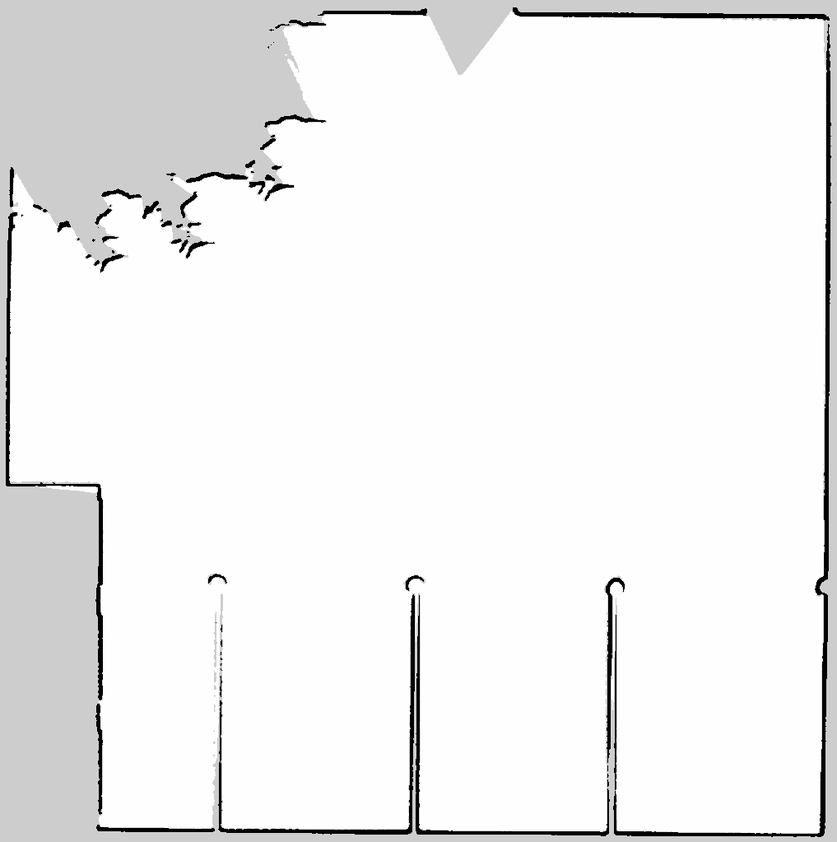
#> input picture map_fusion/resource/test_python/lslidar_cartographer_map.png, 837 x 842 px, shrunk from 1017 x 1023 before the run
$ python orb_test.py lslidar_cartographer_map.png
#> lines starting #> are read from the running program, lines starting #| are printed output that depends on the picture
#!/usr/bin/env python
# -*- coding: utf-8 -*-
# author：lowkeyway time:11/13/2019

import sys
import cv2 as cv
import numpy as np

def main_func(argv):
    # 读取图像
    imgLidarMap = cv.imread("lslidar_cartographer_map.png")
#> imgLidarMap is the input picture: shape (842, 837, 3); min 0, max 255, mean 239.8
    imgDepthMap = cv.imread("depthimage_cartorgrapher_map.png")
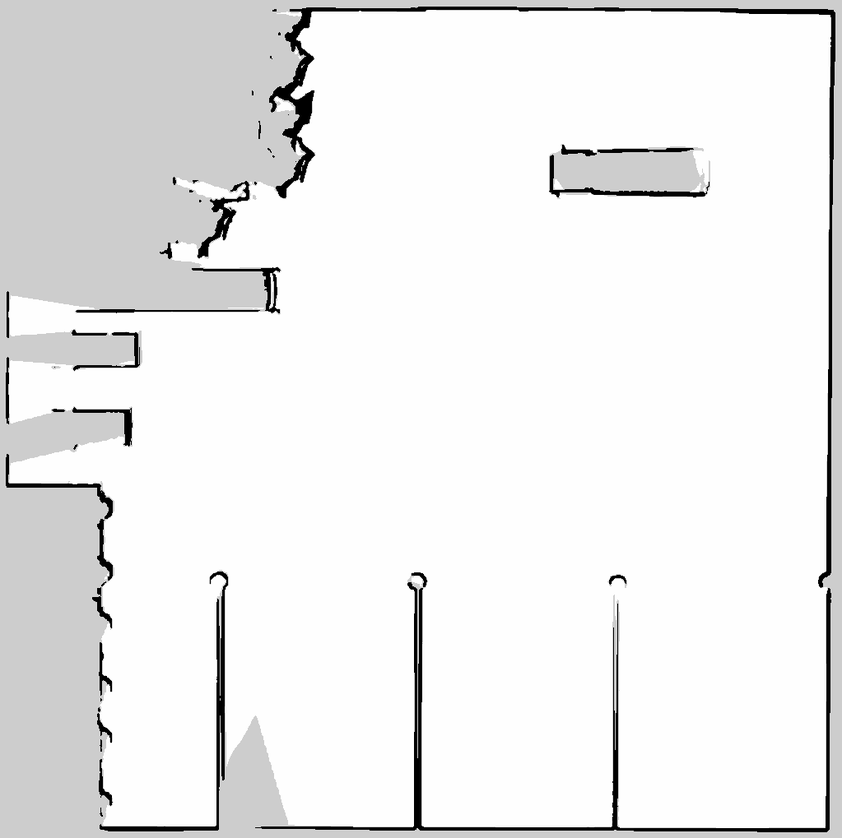
#> input picture map_fusion/resource/test_python/depthimage_cartorgrapher_map.png, 842 x 838 px, shrunk from 1023 x 1019 before the run
#> imgDepthMap is the input picture: shape (838, 842, 3); min 0, max 255, mean 235.9

    if imgLidarMap is None or imgDepthMap is None:
        print("Error: Could not load one or both images")
        return

    # ORB参数配置
    orb_params = {
        'nfeatures': 1000,        # 特征点数量
        'scaleFactor': 2.2,      # 金字塔缩放因子
        'nlevels': 8,            # 金字塔层数
        'edgeThreshold': 31,     # 边缘阈值
        'firstLevel': 0,         # 第一层级别
        'WTA_K': 2,              # 产生描述子时每个点的邻域数
        'scoreType': cv.ORB_HARRIS_SCORE,  # 评分类型
        'patchSize': 31          # 描述子补丁大小
    }

    # 创建ORB检测器
    orb = cv.ORB_create(
        nfeatures=orb_params['nfeatures'],
        scaleFactor=orb_params['scaleFactor'],
        nlevels=orb_params['nlevels'],
        edgeThreshold=orb_params['edgeThreshold'],
        firstLevel=orb_params['firstLevel'],
        WTA_K=orb_params['WTA_K'],
        scoreType=orb_params['scoreType'],
        patchSize=orb_params['patchSize']
    )

    # 检测特征点和计算描述子
    kpLidarMap, desLidarMap = orb.detectAndCompute(imgLidarMap, None)
#> kpLidarMap = 754 keypoints; strongest (x, y, size): (614, 585, 68.2), (616, 579, 68.2), (268, 183, 68.2), (99, 488, 68.2)
    kpDepthMap, desDepthMap = orb.detectAndCompute(imgDepthMap, None)
#> kpDepthMap = 805 keypoints; strongest (x, y, size): (242, 194, 68.2), (246, 194, 68.2), (557, 185, 68.2), (293, 92, 68.2)

    print(f"LiDAR map features: {len(kpLidarMap)}")
#| LiDAR map features: 754
    print(f"Depth map features: {len(kpDepthMap)}")
#| Depth map features: 805

    if desLidarMap is None or desDepthMap is None:
        print("Error: Could not compute descriptors")
        return

    # 匹配参数
    match_params = {
        'cross_check': True,           # 交叉检查
        'ratio_threshold': 0.7,        # Lowe's ratio test阈值
        'min_match_count': 10,         # 最小匹配数量
        'ransac_threshold': 5.0,       # RANSAC阈值
        'max_iterations': 1000         # RANSAC最大迭代次数
    }

    # 创建BF匹配器
    bf = cv.BFMatcher(cv.NORM_HAMMING, crossCheck=match_params['cross_check'])

    # 进行匹配
    if match_params['cross_check']:
        # 直接匹配（已启用交叉检查）
        matches = bf.match(desLidarMap, desDepthMap)
#> matches = 163 matches
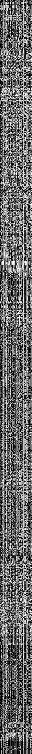
#> desLidarMap: shape (754, 32); min 0, max 255, mean 106.1
        matches = sorted(matches, key=lambda x: x.distance)
        print(f"Initial matches: {len(matches)}")
#| Initial matches: 163
    else:
        # knnMatch + Lowe's ratio test
        matches_raw = bf.knnMatch(desLidarMap, desDepthMap, k=2)
        matches = []
        for match_pair in matches_raw:
            if len(match_pair) == 2:
                m, n = match_pair
                if m.distance < match_params['ratio_threshold'] * n.distance:
                    matches.append(m)
        print(f"Matches after ratio test: {len(matches)}")

    # 筛选好的匹配
    if len(matches) >= match_params['min_match_count']:
        # 提取匹配点坐标
        src_pts = np.float32([kpLidarMap[m.queryIdx].pt for m in matches]).reshape(-1, 1, 2)
#> src_pts = 163 rows, first 8: [619.5, 580.8], [208.1, 576], [127, 256], [199, 175], [220, 629.2], [217.8, 663.1], [411.4, 605], [609.8, 648.6]
        dst_pts = np.float32([kpDepthMap[m.trainIdx].pt for m in matches]).reshape(-1, 1, 2)
#> dst_pts = 163 rows, first 8: [421.1, 576], [609.8, 576], [255, 716], [651, 191], [616, 715], [614.7, 658.2], [217.8, 605], [616, 657.8]

        # 使用RANSAC估计单应性矩阵
        homography, mask = cv.findHomography(
            src_pts,
            dst_pts,
            cv.RANSAC,
            match_params['ransac_threshold'],
            maxIters=match_params['max_iterations']
        )
#> homography = [[-1.14, -1.55, 420.6], [0.572, -4.79, 806.3], [0.00101, -0.00762, 1]]; mask = 163 values, max 1 at index 0, min 0 at index 1, mean 0.0552

        if homography is not None:
            # 筛选内点
            inlier_matches = [matches[i] for i in range(len(matches)) if mask[i]]
#> inlier_matches = 9 matches
            print(f"Inlier matches: {len(inlier_matches)}")
#| Inlier matches: 9

            # 绘制匹配结果
            matchImg = cv.drawMatches(
                imgLidarMap, kpLidarMap,
                imgDepthMap, kpDepthMap,
                inlier_matches, None,
                matchColor=(0, 255, 0),      # 绿色表示好的匹配
                singlePointColor=(255, 0, 0), # 红色表示单独的点
                flags=cv.DrawMatchesFlags_NOT_DRAW_SINGLE_POINTS
            )
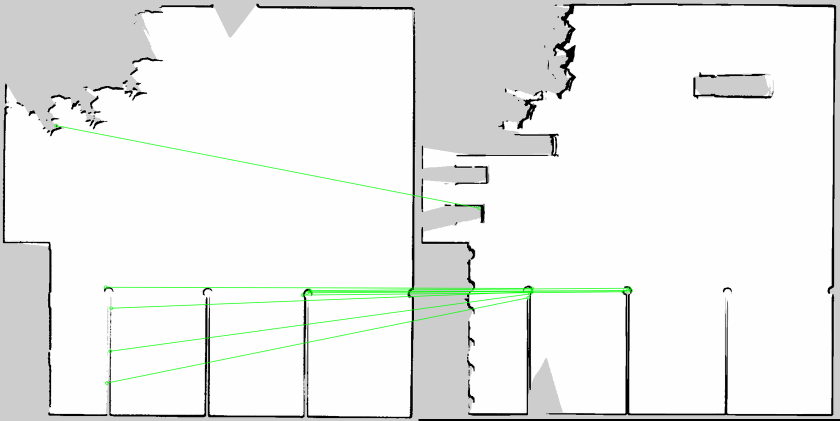
#> matchImg: shape (842, 1679, 3) (shown at 1/2 size); mean B, G, R 235.7, 237.4, 235.7

            # 计算匹配质量指标
            match_ratio = len(inlier_matches) / len(matches) if len(matches) > 0 else 0
#> match_ratio = 0.0552
            print(f"Match quality ratio: {match_ratio:.2f}")
#| Match quality ratio: 0.06

        else:
            print("Could not find valid homography")
            matchImg = cv.drawMatches(imgLidarMap, kpLidarMap, imgDepthMap, kpDepthMap, matches[:50], None)
    else:
        print(f"Not enough matches found: {len(matches)}/{match_params['min_match_count']}")
        matchImg = cv.drawMatches(imgLidarMap, kpLidarMap, imgDepthMap, kpDepthMap, matches, None)

    # 显示结果
    cv.imshow("LiDAR Map", imgLidarMap)
    cv.imshow("Depth Map", imgDepthMap)
    cv.imshow('Feature Matches', matchImg)

    # 显示特征点
    img_kp_lidar = cv.drawKeypoints(imgLidarMap, kpLidarMap, None, color=(0, 255, 0))
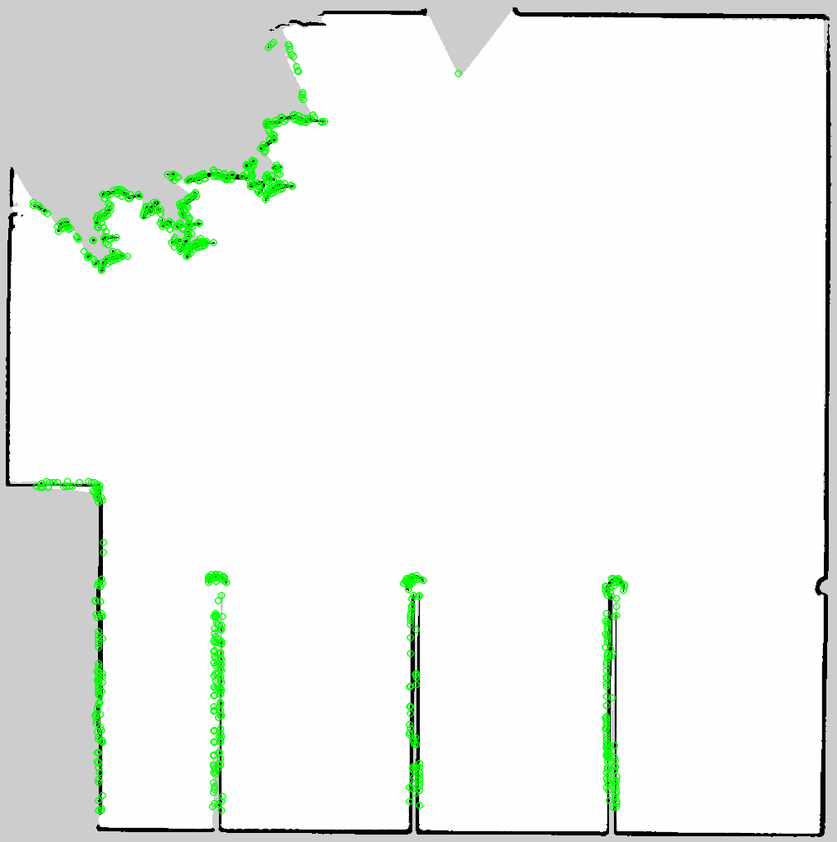
#> img_kp_lidar: shape (842, 837, 3); mean B, G, R 237, 241.3, 237
    img_kp_depth = cv.drawKeypoints(imgDepthMap, kpDepthMap, None, color=(0, 255, 0))
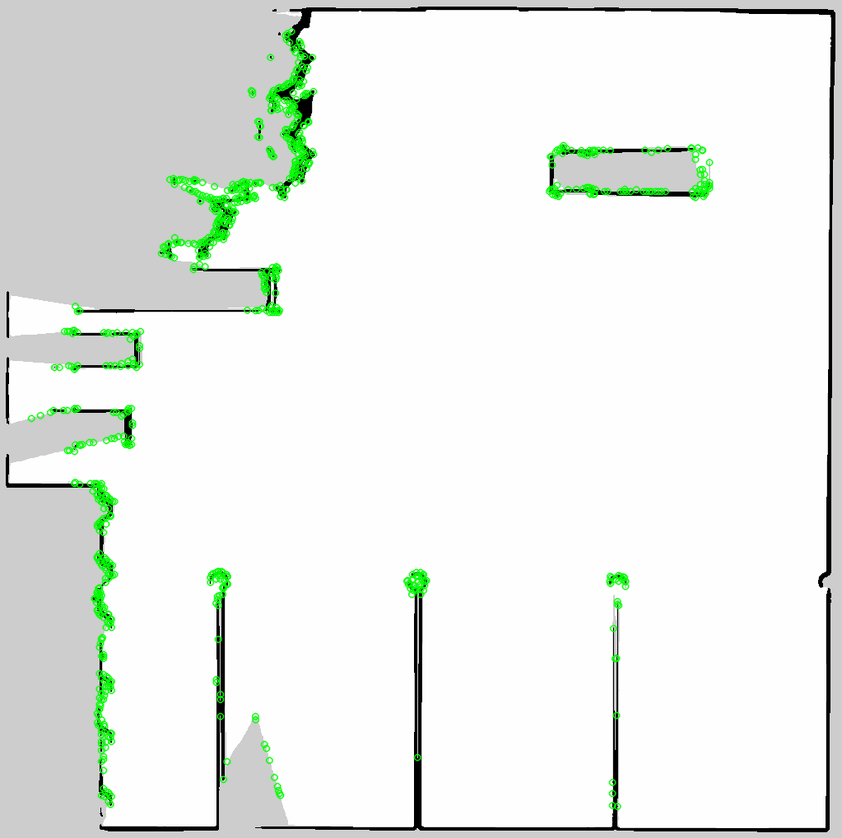
#> img_kp_depth: shape (838, 842, 3); mean B, G, R 233, 237.7, 233
    cv.imshow('LiDAR Keypoints', img_kp_lidar)
    cv.imshow('Depth Keypoints', img_kp_depth)

    cv.waitKey(0)
    cv.destroyAllWindows()

if __name__ == '__main__':
    main_func(sys.argv)
